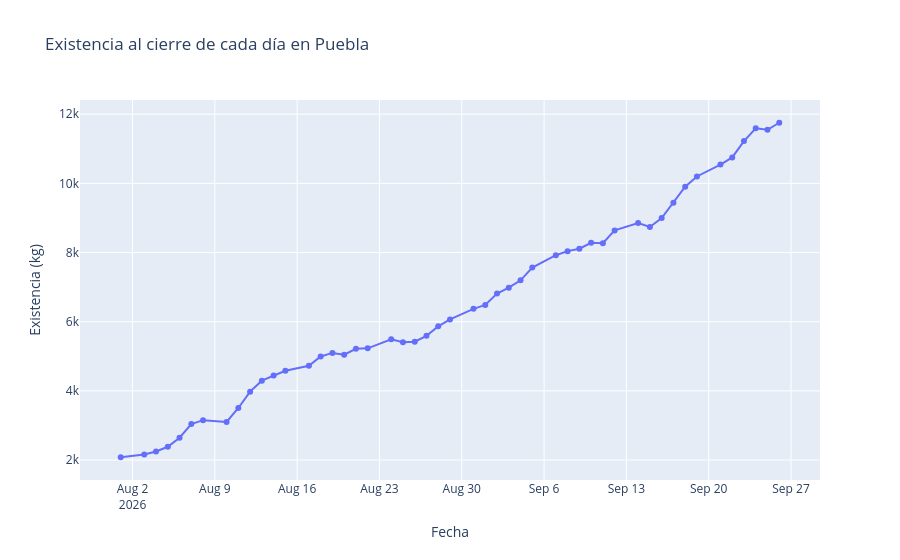

Notebook code cell kept with this figure:
### Markdown cell above
### Evolución de las existencias

Se toma el último saldo registrado de cada fecha para observar el cierre diario del inventario en Puebla.

### Code cell
daily_stock = (
    df.sort_values(["fecha", "id_movimiento"])
    .groupby("fecha", as_index=False)
    .tail(1)[["fecha", "existencia_actual_cd_kg"]]
    .sort_values("fecha")
)

fig_stock = px.line(
    daily_stock,
    x="fecha",
    y="existencia_actual_cd_kg",
    markers=True,
    title="Existencia al cierre de cada día en Puebla",
    labels={"fecha": "Fecha", "existencia_actual_cd_kg": "Existencia (kg)"},
)
fig_stock.show()
daily_stock.tail()

### Figure 1 — Plotly figure (JSON) as saved in the notebook; plotly's stock layout.template omitted (floating-point values rounded to 4 significant figures)
{"data": [{"hovertemplate": "Fecha=%{x}<br>Existencia (kg)=%{y}<extra></extra>", "legendgroup": "", "line": {"color": "#636efa", "dash": "solid"}, "marker": {"symbol": "circle"}, "mode": "lines+markers", "name": "", "orientation": "v", "showlegend": false, "type": "scatter", "x": ["2026-08-01T00:00:00.000000", "2026-08-03T00:00:00.000000", "2026-08-04T00:00:00.000000", "2026-08-05T00:00:00.000000", "2026-08-06T00:00:00.000000", "2026-08-07T00:00:00.000000", "2026-08-08T00:00:00.000000", "2026-08-10T00:00:00.000000", "2026-08-11T00:00:00.000000", "2026-08-12T00:00:00.000000", "2026-08-13T00:00:00.000000", "2026-08-14T00:00:00.000000", "2026-08-15T00:00:00.000000", "2026-08-17T00:00:00.000000", "2026-08-18T00:00:00.000000", "2026-08-19T00:00:00.000000", "2026-08-20T00:00:00.000000", "2026-08-21T00:00:00.000000", "2026-08-22T00:00:00.000000", "2026-08-24T00:00:00.000000", "2026-08-25T00:00:00.000000", "2026-08-26T00:00:00.000000", "2026-08-27T00:00:00.000000", "2026-08-28T00:00:00.000000", "2026-08-29T00:00:00.000000", "2026-08-31T00:00:00.000000", "2026-09-01T00:00:00.000000", "2026-09-02T00:00:00.000000", "2026-09-03T00:00:00.000000", "2026-09-04T00:00:00.000000", "2026-09-05T00:00:00.000000", "2026-09-07T00:00:00.000000", "2026-09-08T00:00:00.000000", "2026-09-09T00:00:00.000000", "2026-09-10T00:00:00.000000", "2026-09-11T00:00:00.000000", "2026-09-12T00:00:00.000000", "2026-09-14T00:00:00.000000", "2026-09-15T00:00:00.000000", "2026-09-16T00:00:00.000000", "2026-09-17T00:00:00.000000", "2026-09-18T00:00:00.000000", "2026-09-19T00:00:00.000000", "2026-09-21T00:00:00.000000", "2026-09-22T00:00:00.000000", "2026-09-23T00:00:00.000000", "2026-09-24T00:00:00.000000", "2026-09-25T00:00:00.000000", "2026-09-26T00:00:00.000000"], "xaxis": "x", "y": [2081, 2158, 2249, 2383, 2645, 3041, 3153, 3100, 3505, 3978, 4295, 4446, 4581, 4728, 4996, 5098, 5046, 5218, 5230, 5494, 5405, 5422, 5592, 5866, 6067, 6371, 6485, 6816, 6983, 7196, 7564, 7922, 8040, 8111, 8283, 8270, 8639, 8851, 8738, 8997, 9437, 9904, 10199, 10544, 10749, 11223, 11591, 11548, 11752], "yaxis": "y"}], "layout": {"legend": {"tracegroupgap": 0}, "title": {"text": "Existencia al cierre de cada día en Puebla"}, "xaxis": {"anchor": "y", "domain": [0, 1], "title": {"text": "Fecha"}}, "yaxis": {"anchor": "x", "domain": [0, 1], "title": {"text": "Existencia (kg)"}}}}
